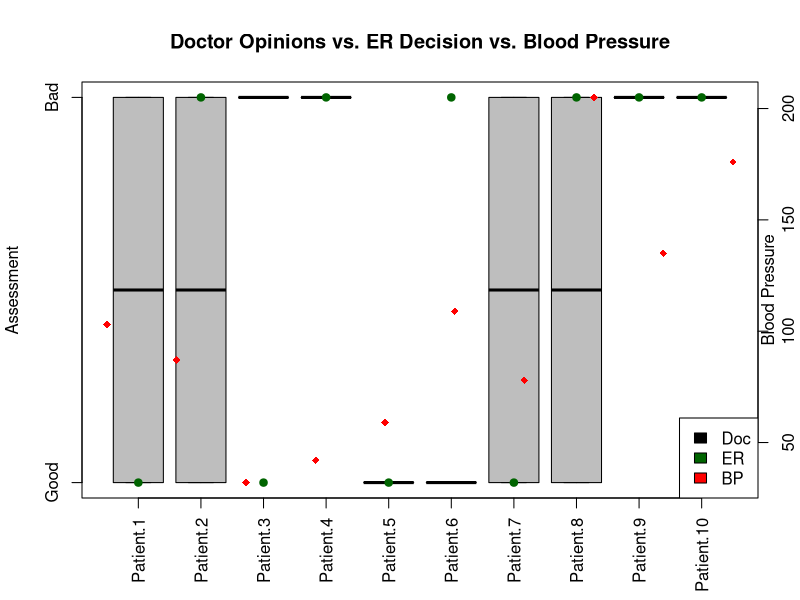
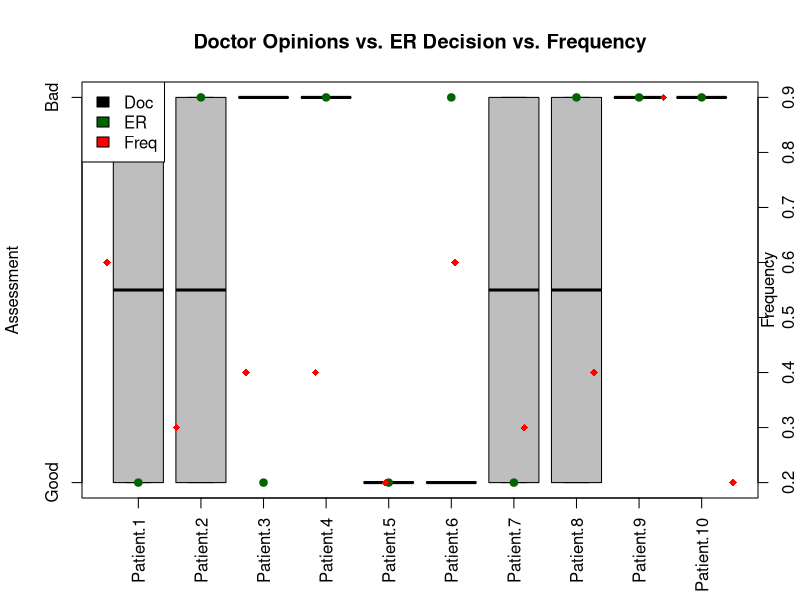
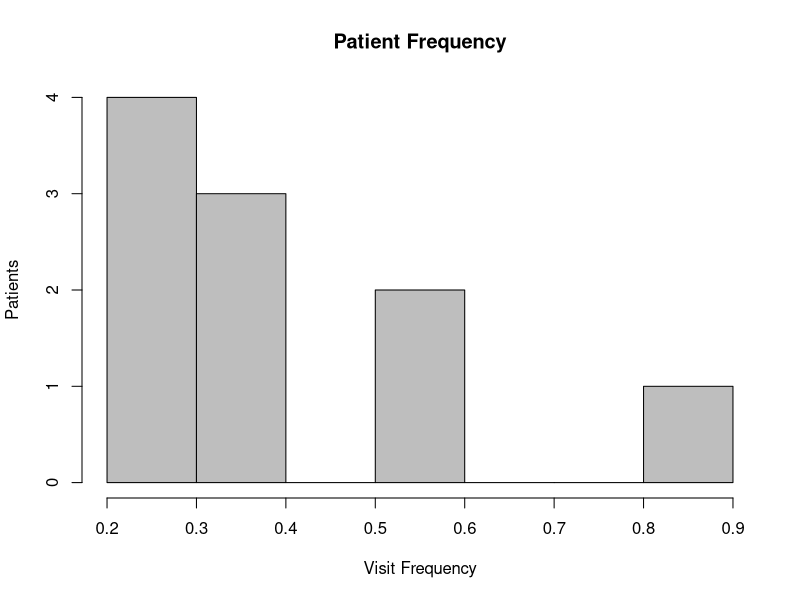
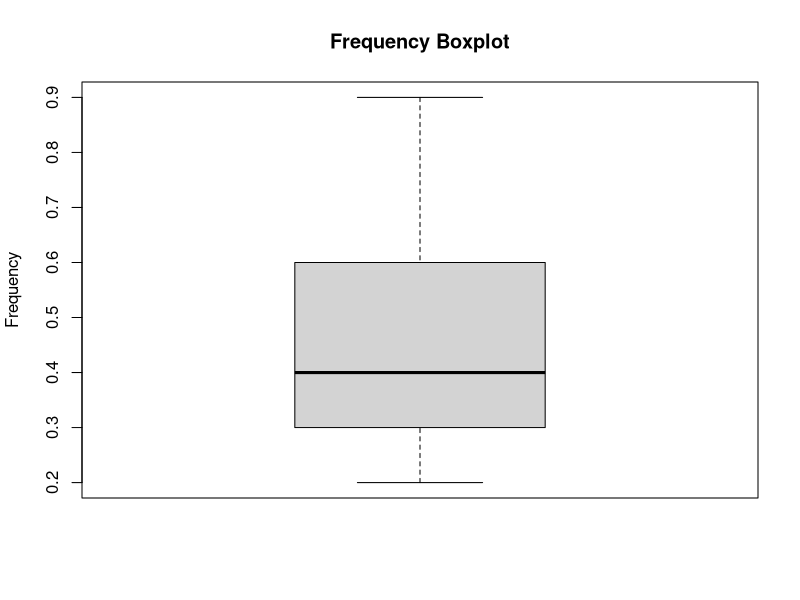
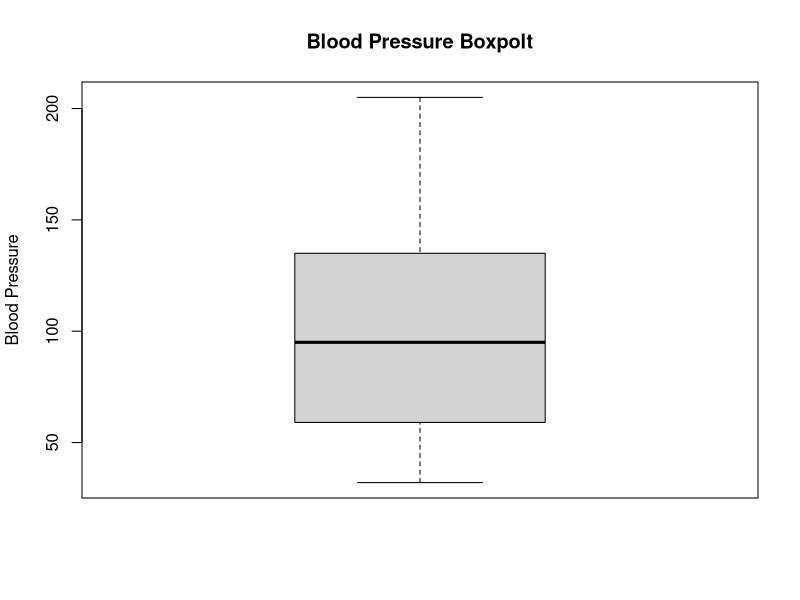
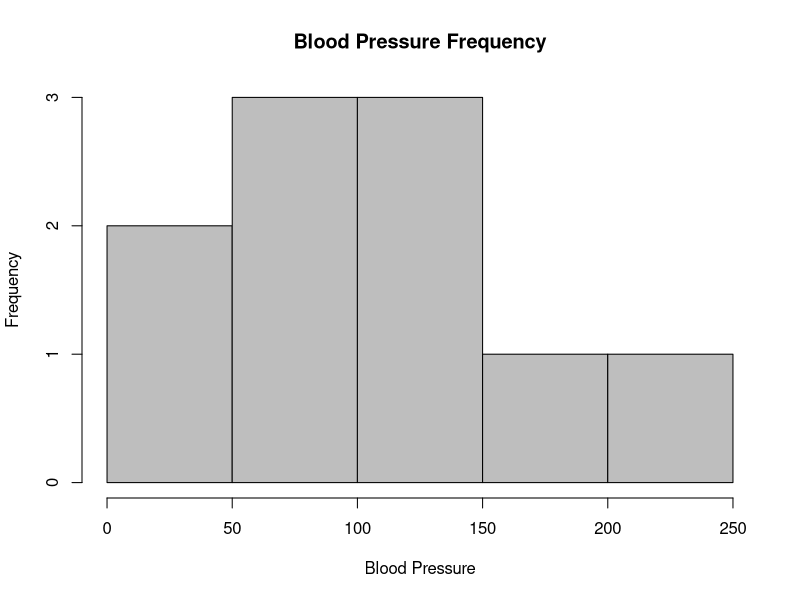

Generate these figures, in order, with R:
# Patient Data
Patient.1 <- c("0.6","103","bad","low","low")
Patient.2 <- c("0.3","87","bad","low","high")
Patient.3 <- c("0.4","32","bad","high","low")
Patient.4 <- c("0.4","42","bad","high","high")
Patient.5 <- c("0.2","59","good","low","low")
Patient.6 <- c("0.6","109","good","low","high")
Patient.7 <- c("0.3","78","good","high","low")
Patient.8 <- c("0.4","205","good","high","high")
Patient.9 <- c("0.9","135","NA","high","high")
Patient.10 <- c("0.2","176","bad","high","high")

# Patient data in data.frame
Patients <- data.frame(Patient.1,Patient.2,Patient.3,Patient.4,Patient.5,Patient.6,Patient.7,Patient.8,Patient.9,Patient.10)

# Create Vectors
Frequency <- sapply(sapply(Patients[1,],as.character),as.numeric)
BP <- sapply(sapply(Patients[2,], as.character),as.numeric)
First <- ifelse(Patients[3,] == "bad",1,ifelse(Patients[3,] == "good",0,NA))[1,]
Second <- ifelse(Patients[4,] == "high",1,ifelse(Patients[4,] == "low",0,NA))[1,]
Final <- ifelse(Patients[5,] == "high",1,ifelse(Patients[5,] == "low",0,NA))[1,]

# Create Matrix
Patients.N <- matrix(c(Frequency,BP,First,Second,Final),ncol=10,byrow=T)
colnames(Patients.N) <- colnames(Patients)
rownames(Patients.N) <- c("Frequency","BP","First","Second","Final")

# Create boxplot of doctor and ER opinions and BP
boxplot(Patients.N[3:4,], main="Doctor Opinions vs. ER Decision vs. Blood Pressure", ylab="Assessment", yaxt='n', las=2, col="gray")
axis(2,labels=c("Good","Bad"), at=0:1, las=0)

# Add points for ER Decision
points(Patients.N[5,], col="darkgreen", pch=19)

# Add overlay plot for BP
par(new=T)
plot(Patients.N[2,], axes=F, col="red", pch=18, xlab="", ylab="")
axis(4)
mtext("Blood Pressure",4)

# Add legend
legend("bottomright", legend=c("Doc","ER", "BP"), col=c("black","darkgreen","red"), fill=c("black","darkgreen","red"))

# Create boxplot of doctor and ER opinions and Frequency
boxplot(Patients.N[3:4,], main="Doctor Opinions vs. ER Decision vs. Frequency", ylab="Assessment", yaxt='n', las=2, col="gray")
axis(2,labels=c("Good","Bad"), at=0:1, las=0)

# Add points for ER Decision
points(Patients.N[5,], col="darkgreen", pch=19)

# Add overlay plot for Frequency
par(new=T)
plot(Patients.N[1,], axes=F, col="red", pch=18, xlab="", ylab="")
axis(4)
mtext("Frequency",4)

# Add legend
legend("topleft", legend=c("Doc","ER", "Freq"), col=c("black","darkgreen","red"), fill=c("black","darkgreen","red"))

# Histogram for Frequency
hist(Patients.N[1,], col="gray", main="Patient Frequency", xlab="Visit Frequency", ylab="Patients")

# Boxplot of Frequency
boxplot(Frequency, main="Frequency Boxplot", ylab="Frequency")

# Boxplot of Blood Pressure
boxplot(BP, main="Blood Pressure Boxpolt", ylab="Blood Pressure")

# Histogram of Blood Pressure
hist(Patients.N[2,], col="gray", main="Blood Pressure Frequency", xlab="Blood Pressure", ylab="Frequency")

     